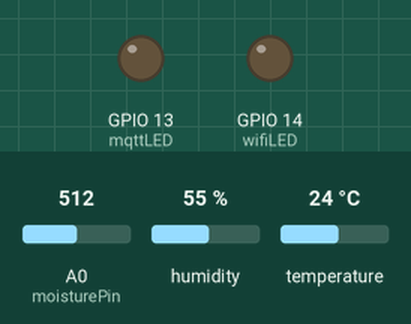
This sketch was run on a simulated ESP8266 (NodeMCU). Parts: output pins drawn as LEDs (lit = HIGH). The inputs (shaded band) are chosen by the test bench; at power-on: A0 (moisturePin) = 512, humidity 55 %, temperature 24 °C. WiFi joins after 1.5 s; servers stay silent unless stated; no MQTT or app messages arrive unless stated; pins used as bus, display or sensor lines are not drawn; what the sketch prints to the serial monitor is not drawn.

Above: at 0.0 s.
At 1.7 s:
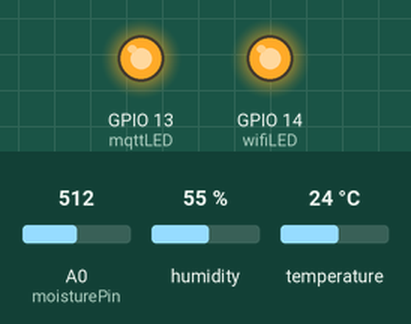
Timing chart, 0 to 3.2 s (numbered marks = the images above):
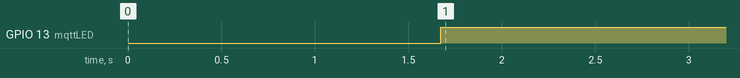

Measured:
- by itself, GPIO 13 (mqttLED): LOW → HIGH at 1.7 s

The sketch:

dht11_moisture_mqtt.ino
```cpp
#include <ArduinoJson.h>
#include <MQTTClient.h>
#include <ESP8266WiFi.h>
#include "DHT.h"
#include <TimeLib.h>


#define DHTPIN 14
#define DHTTYPE DHT11

DHT dht(DHTPIN, DHTTYPE);

int moisturePin = A0;
int moistureValue = 0;

int wifiLED = 14;
int mqttLED = 13;
int dataLED = 15;

const char* ssid = "VzMiFi6620L-BE7B";
const char* password = "4a23aab3";
const char* mqtt_server = "192.168.42.1";
const char* deviceName = "dht11_bornman";


WiFiClient wifiClient;
MQTTClient mqttClient;
DynamicJsonBuffer jsonBuffer;
JsonObject& root = jsonBuffer.createObject();
JsonArray& message = root.createNestedArray("message");
JsonObject& data = message.createNestedObject();

void connectWiFi(){
  delay(10);
  Serial.print("preparing wifi...");
  WiFi.begin(ssid,password);
  while(WiFi.status() != WL_CONNECTED){
    digitalWrite(wifiLED, LOW);
    Serial.print(".");
    delay(200);
  }
  digitalWrite(wifiLED, HIGH);
  Serial.println();
  Serial.println("Connected to WiFi!");
}

void reconnectMQTT(){
  while(!mqttClient.connected()){
    digitalWrite(mqttLED, LOW);
    Serial.println("Connecting to Mqtt Broker...");
    if(mqttClient.connect("ESP8266Client")){
      digitalWrite(mqttLED, HIGH);
      Serial.println("Connected to Broker!");
      mqttClient.subscribe("/moistureSensor/command");
    } else {
      Serial.println("Failed to connect to Mqtt Broker, retrying...");
      delay(2500);
    }
  }
}

void setup() {
  pinMode(wifiLED, OUTPUT);
  pinMode(mqttLED, OUTPUT);
  Serial.begin(9600);
  connectWiFi();
  mqttClient.begin(mqtt_server, wifiClient);
}


void loop() {
  mqttClient.loop();
  delay(10);

  if(!mqttClient.connected()){
    reconnectMQTT();
  } else {
    moistureValue = analogRead(moisturePin);
    float moistureF = (float) moistureValue;
    float h = dht.readHumidity();
    float t = dht.readTemperature(true);
    if (isnan(h) || isnan(t)){
      Serial.println("failed to read sensor");
      return;
    }


    root["deviceName"] = deviceName;

    data["temp"] = double_with_n_digits(t,2);
    data["humidity"] = double_with_n_digits(h,2);
    data["moisture"] = double_with_n_digits(moistureF,1);

    /*
     * {"message":[{"temp":75.20,"humidity":31.00,"moisture":2.0}],"deviceName":"dht11_bornman"}
     */

    root.printTo(Serial);
    Serial.println();

    char buffer[256];
    root.printTo(buffer, sizeof(buffer));
    //String jsonStr = String (buffer);

    mqttClient.publish("sensor", String (buffer));
    delay(1000);

  }
}

void messageReceived(String topic, String payload, char* bytes, unsigned int length){
  Serial.print("Message arrived [");
  Serial.print(topic);
  Serial.print("] Payload: [");
  Serial.print(payload);
  Serial.print("]");
  Serial.println();
}
```
